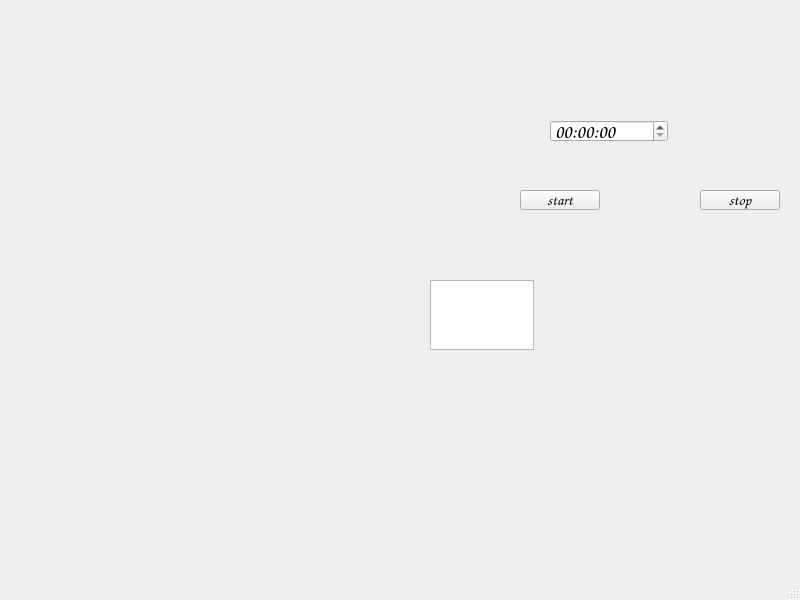
<?xml version="1.0" encoding="UTF-8"?>
<ui version="4.0">
 <class>sub</class>
 <widget class="QMainWindow" name="sub">
  <property name="geometry">
   <rect>
    <x>0</x>
    <y>0</y>
    <width>800</width>
    <height>600</height>
   </rect>
  </property>
  <property name="windowTitle">
   <string>MainWindow</string>
  </property>
  <widget class="QWidget" name="centralwidget">
   <widget class="QPushButton" name="StopBtn">
    <property name="geometry">
     <rect>
      <x>700</x>
      <y>190</y>
      <width>80</width>
      <height>20</height>
     </rect>
    </property>
    <property name="font">
     <font>
      <family>Comic Sans MS</family>
      <pointsize>11</pointsize>
     </font>
    </property>
    <property name="text">
     <string>stop</string>
    </property>
   </widget>
   <widget class="QTimeEdit" name="TimeEdit">
    <property name="geometry">
     <rect>
      <x>550</x>
      <y>120</y>
      <width>118</width>
      <height>22</height>
     </rect>
    </property>
    <property name="font">
     <font>
      <family>Comic Sans MS</family>
      <pointsize>14</pointsize>
     </font>
    </property>
    <property name="styleSheet">
     <string notr="true"/>
    </property>
   </widget>
   <widget class="QPushButton" name="StartBtn">
    <property name="geometry">
     <rect>
      <x>520</x>
      <y>190</y>
      <width>80</width>
      <height>20</height>
     </rect>
    </property>
    <property name="font">
     <font>
      <family>Comic Sans MS</family>
      <pointsize>11</pointsize>
     </font>
    </property>
    <property name="text">
     <string>start</string>
    </property>
   </widget>
   <widget class="QTextEdit" name="MsgEdit">
    <property name="geometry">
     <rect>
      <x>430</x>
      <y>280</y>
      <width>104</width>
      <height>70</height>
     </rect>
    </property>
    <property name="font">
     <font>
      <family>宋体</family>
      <pointsize>12</pointsize>
     </font>
    </property>
   </widget>
  </widget>
  <widget class="QMenuBar" name="menubar">
   <property name="geometry">
    <rect>
     <x>0</x>
     <y>0</y>
     <width>800</width>
     <height>21</height>
    </rect>
   </property>
  </widget>
  <widget class="QStatusBar" name="statusbar"/>
 </widget>
 <resources/>
 <connections/>
</ui>
